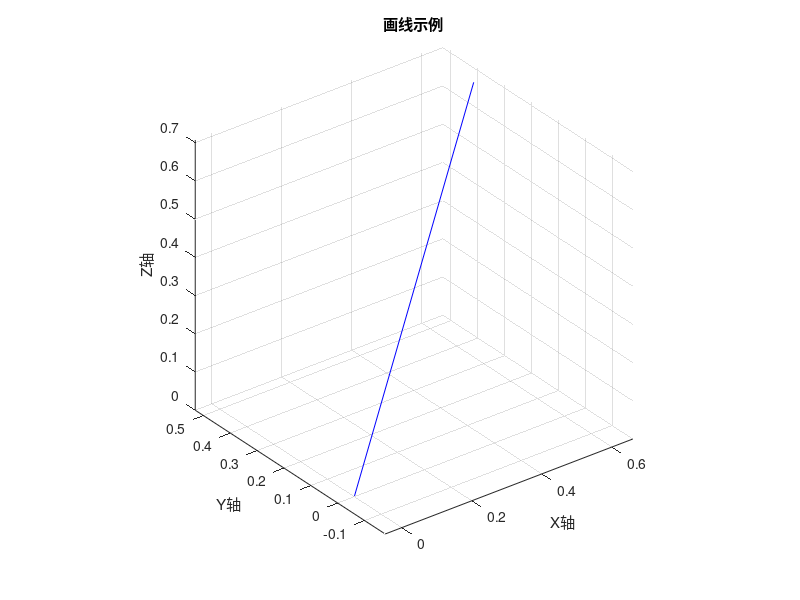

MATLAB code to generate this figure:
% 假设起始点坐标为 (x_start, y_start, z_start)
x_start = 0;
y_start = 0;
z_start = 0;

% 假设水平夹角为 alpha，垂直夹角为 beta
alpha = 30; % 水平夹角，单位为度
beta = 45;  % 垂直夹角，单位为度

% 将角度转换为弧度
alpha_rad = deg2rad(alpha);
beta_rad = deg2rad(beta);

% 假设线段长度为 1
length = 1;

% 计算结束点坐标 (x_end, y_end, z_end)
x_end = x_start + length * cos(alpha_rad) * sin(beta_rad);
y_end = y_start + length * sin(alpha_rad) * sin(beta_rad);
z_end = z_start + length * cos(beta_rad);

% 画出线段
plot3([x_start, x_end], [y_start, y_end], [z_start, z_end], 'b-'); % 'b-' 表示蓝色实线
xlabel('X轴');
ylabel('Y轴');
zlabel('Z轴');
title('画线示例');

% 显示网格
grid on;

% 设置坐标轴比例一致
axis equal;
